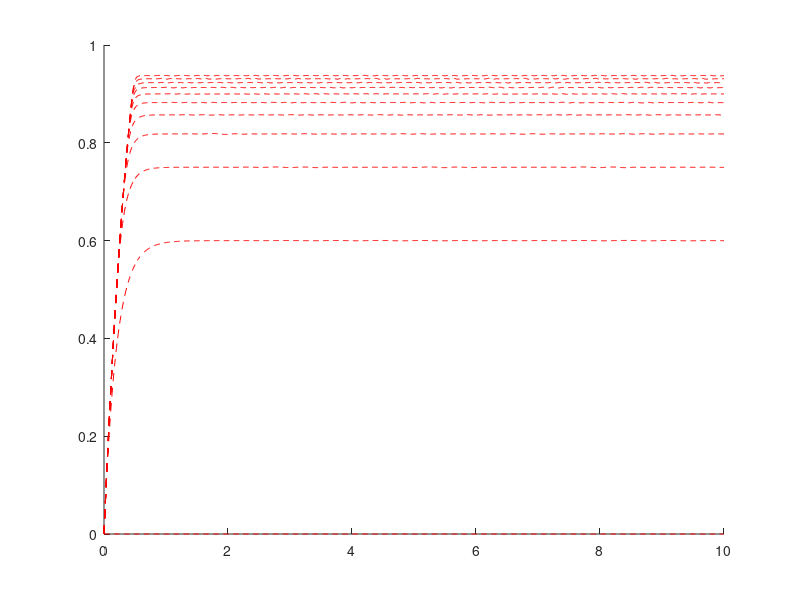

Here is the MATLAB script that generated this plot:
%How's that?
function first_order_proportional_feedback()
close all

global kp f

figure()
hold on
pause
for kp = 0:10

%kp = 10;

%%%Time series
tout = linspace(0,10,1000);

%%%Simulate this with ode45
xinitial = 0;
[tode,xode] = ode45(@Derivs,tout,xinitial);
fode = 0*tode;
for idx = 1:length(tode)
	dxdt = Derivs(tode(idx),xode(idx));
	fode(idx) = f;
end

hold on
plot(tode,xode,'r--')
%plot(tode,fode)
drawnow
end

function dxdt = Derivs(t,x)
global kp f

xc = 1;
e = xc - x;
f = kp*e;

%%%Saturation Function
if abs(f) > 1
	f = 1;
end
dxdt = 3*f - 2*x;
